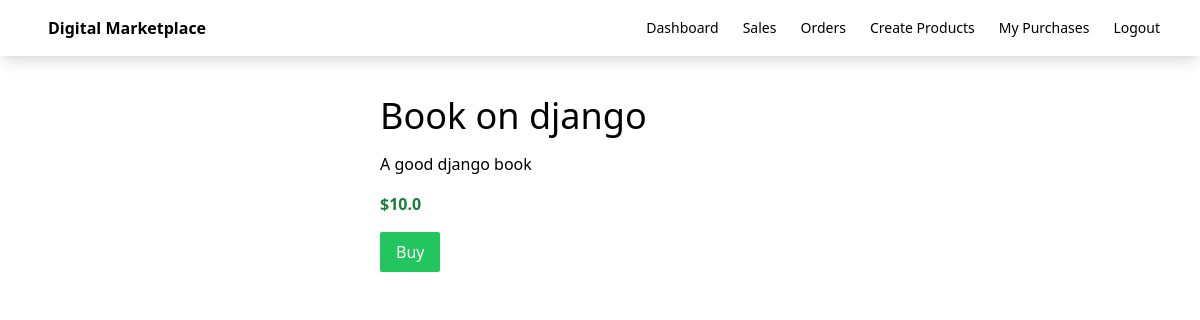
The app's page /product/2 with its own data.
### myapp/models.py (models this page shows, shortened)
class Product(models.Model):
    seller = models.ForeignKey(User, on_delete=models.CASCADE)
    name = models.CharField(max_length=100)
    description = models.CharField(max_length=100)
    price = models.FloatField()
    file = models.FileField(upload_to='uploads')
    total_sales_amount = models.IntegerField(default=0)
    total_sales = models.IntegerField(default=0)

### myapp/views.py (the view)
# urls.py: path('product/<int:id>' , views.detail,name='detail'),
def detail(request,id):
    product=Product.objects.get(id=id)
    stripe_publishable_key = settings.STRIPE_PUBLISHABLE_KEY
    return render(request , 'myapp/detail.html' , {'product':product , 'stripe_publishable_key':stripe_publishable_key})

### myapp/templates/myapp/detail.html (shortened to what this page needs)
{% extends 'myapp/base.html' %}
{% block body  %}
    <div class="flex p-10">
        <div>
        </div>
        <div class="pl-10">
            <div class="text-4xl mb-4">{{product.name}}</div>
            <div class="mb-4">{{product.description}}</div>
            <div class="mb-4 text-green-700 font-bold">${{product.price}}</div>
            <div>
                <button  id="checkout-button" class="bg-green-500 text-white px-4 py-2 rounded-sm "> Buy </button>
            </div>
        </div>
    </div>
{% endblock  %}

### records on screen
Product: name "Book on django", description "A good django book", price "10.0"
